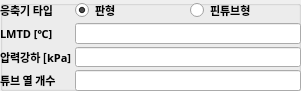
    <widget class="QGroupBox" name="cond_group">
     <property name="geometry">
      <rect>
       <x>720</x>
       <y>170</y>
       <width>301</width>
       <height>91</height>
      </rect>
     </property>
     <property name="styleSheet">
      <string notr="true"/>
     </property>
     <property name="title">
      <string/>
     </property>
     <widget class="QWidget" name="formLayoutWidget_10">
      <property name="geometry">
       <rect>
        <x>0</x>
        <y>0</y>
        <width>301</width>
        <height>91</height>
       </rect>
      </property>
      <layout class="QFormLayout" name="formLayout_16">
       <property name="horizontalSpacing">
        <number>3</number>
       </property>
       <property name="verticalSpacing">
        <number>3</number>
       </property>
       <property name="leftMargin">
        <number>0</number>
       </property>
       <property name="topMargin">
        <number>0</number>
       </property>
       <property name="rightMargin">
        <number>0</number>
       </property>
       <property name="bottomMargin">
        <number>0</number>
       </property>
       <item row="0" column="0">
        <widget class="QLabel" name="cond_type_label">
         <property name="font">
          <font>
           <family>굴림</family>
           <pointsize>8</pointsize>
           <bold>true</bold>
          </font>
         </property>
         <property name="text">
          <string>응축기 타입</string>
         </property>
        </widget>
       </item>
       <item row="0" column="1">
        <layout class="QHBoxLayout" name="horizontalLayout_9">
         <item>
          <widget class="QRadioButton" name="cond_phe_radio">
           <property name="font">
            <font>
             <family>굴림</family>
             <pointsize>8</pointsize>
             <bold>true</bold>
            </font>
           </property>
           <property name="text">
            <string>판형</string>
           </property>
           <property name="checked">
            <bool>true</bool>
           </property>
          </widget>
         </item>
         <item>
          <widget class="QRadioButton" name="cond_fthe_radio">
           <property name="font">
            <font>
             <family>굴림</family>
             <pointsize>8</pointsize>
             <bold>true</bold>
            </font>
           </property>
           <property name="text">
            <string>핀튜브형</string>
           </property>
           <property name="checked">
            <bool>false</bool>
           </property>
          </widget>
         </item>
        </layout>
       </item>
       <item row="1" column="0">
        <widget class="QLabel" name="cond_T_pp_label">
         <property name="font">
          <font>
           <family>굴림</family>
           <pointsize>8</pointsize>
           <bold>true</bold>
          </font>
         </property>
         <property name="text">
          <string>LMTD [℃]</string>
         </property>
        </widget>
       </item>
       <item row="1" column="1">
        <widget class="QLineEdit" name="cond_T_pp_edit">
         <property name="enabled">
          <bool>true</bool>
         </property>
         <property name="font">
          <font>
           <family>HY견고딕</family>
           <pointsize>8</pointsize>
           <bold>false</bold>
          </font>
         </property>
         <property name="focusPolicy">
          <enum>Qt::FocusPolicy::StrongFocus</enum>
         </property>
         <property name="styleSheet">
          <string notr="true">border-color: rgb(255, 255, 255);</string>
         </property>
         <property name="text">
          <string/>
         </property>
        </widget>
       </item>
       <item row="2" column="0">
        <widget class="QLabel" name="cond_dp_label">
         <property name="font">
          <font>
           <family>굴림</family>
           <pointsize>8</pointsize>
           <bold>true</bold>
          </font>
         </property>
         <property name="text">
          <string>압력강하 [kPa]</string>
         </property>
        </widget>
       </item>
       <item row="2" column="1">
        <widget class="QLineEdit" name="cond_dp_edit">
         <property name="enabled">
          <bool>true</bool>
         </property>
         <property name="font">
          <font>
           <family>HY견고딕</family>
           <pointsize>8</pointsize>
           <bold>false</bold>
          </font>
         </property>
         <property name="focusPolicy">
          <enum>Qt::FocusPolicy::StrongFocus</enum>
         </property>
         <property name="styleSheet">
          <string notr="true">border-color: rgb(255, 255, 255);</string>
         </property>
         <property name="text">
          <string/>
         </property>
        </widget>
       </item>
       <item row="3" column="0">
        <widget class="QLabel" name="cond_N_row_label">
         <property name="font">
          <font>
           <family>굴림</family>
           <pointsize>8</pointsize>
           <bold>true</bold>
          </font>
         </property>
         <property name="text">
          <string>튜브 열 개수</string>
         </property>
        </widget>
       </item>
       <item row="3" column="1">
        <widget class="QLineEdit" name="cond_N_row_edit">
         <property name="enabled">
          <bool>true</bool>
         </property>
         <property name="font">
          <font>
           <family>HY견고딕</family>
           <pointsize>8</pointsize>
           <bold>false</bold>
          </font>
         </property>
         <property name="focusPolicy">
          <enum>Qt::FocusPolicy::StrongFocus</enum>
         </property>
         <property name="styleSheet">
          <string notr="true">border-color: rgb(255, 255, 255);</string>
         </property>
         <property name="text">
          <string/>
         </property>
        </widget>
       </item>
      </layout>
     </widget>
    </widget>
